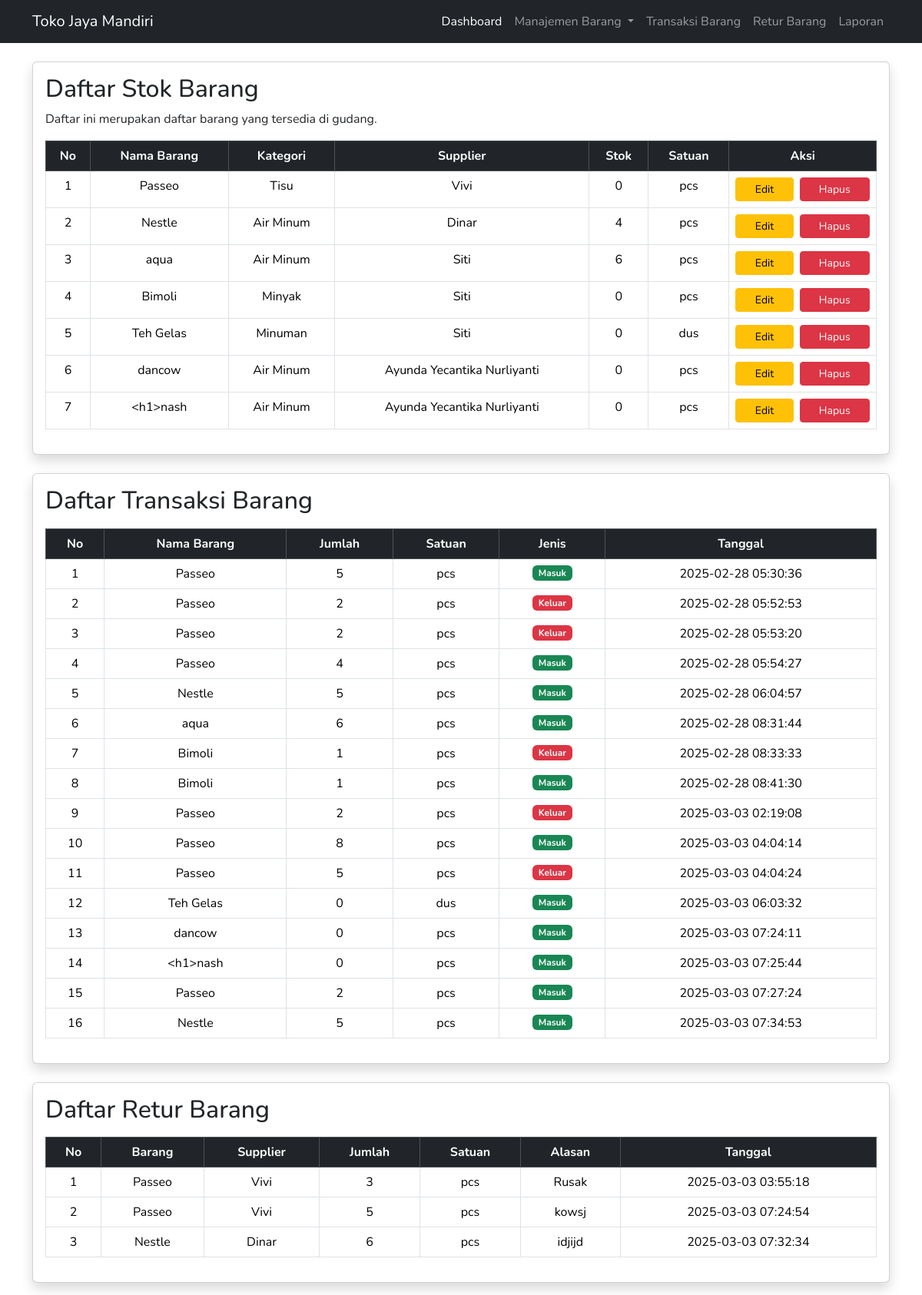
The page / on the database its author committed.
### tables this page shows
CREATE TABLE `barang` (
  `id` int(11) NOT NULL,
  `nama_barang` varchar(255) NOT NULL,
  `stok` int(11) NOT NULL DEFAULT 0,
  `kategori_id` int(11) DEFAULT NULL,
  `supplier_id` int(11) DEFAULT NULL,
  `satuan` varchar(20) NOT NULL DEFAULT 'pcs'
);

CREATE TABLE `kategori` (
  `id` int(11) NOT NULL,
  `nama_kategori` varchar(255) NOT NULL
);

CREATE TABLE `supplier` (
  `id` int(11) NOT NULL,
  `nama` varchar(255) NOT NULL,
  `kontak` varchar(100) NOT NULL,
  `alamat` text NOT NULL,
  `created_at` timestamp NOT NULL DEFAULT current_timestamp()
);

CREATE TABLE `transaksi` (
  `id` int(11) NOT NULL,
  `barang_id` int(11) NOT NULL,
  `jumlah` int(11) NOT NULL,
  `jenis` enum('masuk','keluar') NOT NULL,
  `tanggal` timestamp NOT NULL DEFAULT current_timestamp()
);

CREATE TABLE `retur_barang` (
  `id` int(11) NOT NULL,
  `barang_id` int(11) NOT NULL,
  `supplier_id` int(11) NOT NULL,
  `jumlah` int(11) NOT NULL,
  `alasan` text NOT NULL,
  `tanggal` timestamp NOT NULL DEFAULT current_timestamp(),
  `status` enum('Pending','Selesai') DEFAULT 'Pending'
);

### config/config.php (called while the page is built)
<?php
$base_url = "http://localhost/StokBarang";
?>

### index.php (the view, shortened to what this page needs)
<?php
include "config/database.php";
include "partials/navbar.php";
mysqli_query($conn, "SET @rownum = 0");
$result = mysqli_query($conn, "SELECT (@rownum := @rownum + 1) AS nomor,
                                      barang.id, barang.nama_barang, kategori.nama_kategori,
                                      kategori.id AS kategori_id, supplier.id AS supplier_id,
                                      barang.stok, supplier.nama AS nama_supplier, barang.satuan
                               FROM barang
                               LEFT JOIN kategori ON barang.kategori_id = kategori.id
                               LEFT JOIN supplier ON barang.supplier_id = supplier.id");
$query = "SELECT transaksi.*, barang.nama_barang, barang.satuan FROM transaksi
          JOIN barang ON transaksi.barang_id = barang.id
          WHERE 1=1";
$transaksi = mysqli_query($conn, $query);
?>
<!DOCTYPE html>
<html lang="id">
<head>
    <link href="https://cdn.jsdelivr.net/npm/bootstrap@5.3.2/dist/css/bootstrap.min.css" rel="stylesheet">
</head>
<body>
<div class="container mt-4 mb-3">
    <div class="card shadow">
        <div class="card-body">
            <h2>Daftar Stok Barang</h2>
            <p>Daftar ini merupakan daftar barang yang tersedia di gudang.</p>
            <table class="table table-bordered">
                <thead class="table-dark text-center">
                    <tr>
                        <th>No</th>
                        <th>Nama Barang</th>
                        <th>Kategori</th>
                        <th>Supplier</th>
                        <th>Stok</th>
                        <th>Satuan</th>
                        <th>Aksi</th>
                    </tr>
                </thead>
                <tbody>
                    <?php while ($row = mysqli_fetch_assoc($result)) { ?>
                        <tr class="text-center">
                            <td><?= $row['nomor']; ?></td>
                            <td><?= $row['nama_barang']; ?></td>
                            <td><?= $row['nama_kategori'] ?: "Tidak ada kategori"; ?></td>
                            <td><?= $row['nama_supplier'] ?: "Tidak ada supplier"; ?></td>
                            <td><?= $row['stok']; ?></td>
                            <td><?= $row['satuan']; ?></td>
                            <td>
                                <div class="d-md-inline-flex d-grid gap-2 w-100">
                                <button class="btn btn-warning btn-sm flex-fill"
                                    data-id="<?= $row['id']; ?>"
                                    data-nama="<?= htmlspecialchars($row['nama_barang']); ?>"
                                    data-kategori="<?= $row['kategori_id'] ?? ''; ?>"
                                    data-supplier="<?= $row['supplier_id'] ?? ''; ?>"
                                    data-satuan="<?= htmlspecialchars($row['satuan']); ?>"
                                    onclick="openEditBarangModal(this)">
                                    Edit
                                </button>
                                    <button class="btn btn-danger btn-sm flex-fill"
                                        onclick="confirmDelete(<?= $row['id']; ?>, '<?= htmlspecialchars($row['nama_barang']); ?>')">
                                        Hapus
                                    </button>
                                </div>
                            </td>
                        </tr>
                    <?php } ?>
                </tbody>
            </table>
        </div>
    </div>
</div>
<div class="container mt-4 mb-3">
    <div class="card shadow">
        <div class="card-body">
            <h2>Daftar Transaksi Barang</h2>
            <table class="table table-bordered mt-3">
                <thead class="table-dark text-center">
                    <tr>
                        <th>No</th>
                        <th>Nama Barang</th>
                        <th>Jumlah</th>
                        <th>Satuan</th>
                        <th>Jenis</th>
                        <th>Tanggal</th>
                    </tr>
                </thead>
                <tbody>
                    <?php
                    $no = 1;
                    while ($row = mysqli_fetch_assoc($transaksi)) { ?>
                        <tr class="text-center">
                            <td><?= $no++; ?></td>
                            <td><?= $row['nama_barang']; ?></td>
                            <td><?= $row['jumlah']; ?></td>
                            <td><?= $row['satuan']; ?></td>
                            <td><span class="badge bg-<?= $row['jenis'] == 'masuk' ? 'success' : 'danger' ?>">
                                <?= ucfirst($row['jenis']); ?>
                            </span></td>
                            <td><?= $row['tanggal']; ?></td>
                        </tr>
                    <?php } ?>
                </tbody>
            </table>
        </div>
    </div>
</div>
<div class="container mt-4 mb-3">
    <div class="card shadow">
        <div class="card-body">
            <h2>Daftar Retur Barang</h2>
            <table class="table table-bordered mt-3">
                <thead class="table-dark text-center">
                    <tr>
                        <th>No</th>
                        <th>Barang</th>
                        <th>Supplier</th>
                        <th>Jumlah</th>
                        <th>Satuan</th>
                        <th>Alasan</th>
                        <th>Tanggal</th>
                    </tr>
                </thead>
                <tbody>
                    <?php
                    $retur_result = mysqli_query($conn, "SELECT
                                                                        ROW_NUMBER() OVER (ORDER BY retur_barang.tanggal ASC, retur_barang.id ASC) AS row_num,
                                                                        retur_barang.id,
                                                                        barang.nama_barang,
                                                                        supplier.nama AS nama_supplier,
                                                                        retur_barang.jumlah,
                                                                        barang.satuan,
                                                                        retur_barang.alasan,
                                                                        retur_barang.tanggal
                                                                    FROM retur_barang
                                                                    JOIN barang ON retur_barang.barang_id = barang.id
                                                                    JOIN supplier ON retur_barang.supplier_id = supplier.id
                                                                    ORDER BY retur_barang.tanggal ASC, retur_barang.id ASC");
                    while ($row = mysqli_fetch_assoc($retur_result)) { ?>
                        <tr class="text-center">
                            <td><?= $row['row_num']; ?></td>
                            <td><?= $row['nama_barang']; ?></td>
                            <td><?= $row['nama_supplier']; ?></td>
                            <td><?= $row['jumlah']; ?></td>
                            <td><?= $row['satuan']; ?></td>
                            <td><?= $row['alasan']; ?></td>
                            <td><?= $row['tanggal']; ?></td>
                        </tr>
                    <?php } ?>
                </tbody>
            </table>
        </div>
    </div>
</div>
</body>
</html>

### partials/navbar.php (shortened to what this page needs)
<?php
include dirname(__DIR__) . "/config/config.php";
$current_page = basename($_SERVER['PHP_SELF']);
?>
<head>
</head>
<body>
    <nav class="navbar navbar-expand-lg navbar-dark bg-dark sticky-top">
        <div class="container">
            <a class="navbar-brand" href="<?= $base_url ?>/index.php">Toko Jaya Mandiri</a>
            <div class="collapse navbar-collapse" id="navbarNav">
                <ul class="navbar-nav ms-auto">
                    <li class="nav-item">
                        <a class="nav-link <?= ($current_page == 'index.php') ? 'active' : ''; ?>"
                        href="<?= $base_url ?>/index.php">Dashboard</a>
                    </li>
                    <li class="nav-item dropdown">
                        <a class="nav-link dropdown-toggle <?= ($current_page == 'tambah_barang.php' || $current_page == 'tambah_kategori.php' || $current_page == 'tambah_supplier.php') ? 'active' : ''; ?>"
                        href="#" id="navbarDropdown" role="button" data-bs-toggle="dropdown" aria-expanded="false">
                            Manajemen Barang
                        </a>
                    </li>
                    <li class="nav-item">
                        <a class="nav-link <?= ($current_page == 'transaksi.php') ? 'active' : ''; ?>"
                        href="<?= $base_url ?>/crud/transaksi.php">Transaksi Barang</a>
                    </li>
                    <li class="nav-item">
                        <a class="nav-link <?= ($current_page == 'retur.php') ? 'active' : ''; ?>"
                        href="<?= $base_url ?>/crud/retur.php">Retur Barang</a>
                    </li>
                    <li class="nav-item">
                        <a class="nav-link <?= ($current_page == 'laporan.php') ? 'active' : ''; ?>"
                        href="<?= $base_url ?>/laporan.php">Laporan</a>
                    </li>
                </ul>
            </div>
        </div>
    </nav>
<link href="https://cdn.jsdelivr.net/npm/bootstrap@5.3.2/dist/css/bootstrap.min.css" rel="stylesheet">
</body>

### partials/navbar.php (style rules this page uses)
body { font-family: 'Nunito', sans-serif !important; }
h2 { font-weight: 900; }

### rows shown on the page
barang: nomor "1", nama_barang "Passeo", kategori.nama_kategori "Tisu", supplier.nama "Vivi", stok "0", satuan "pcs"
barang: nomor "2", nama_barang "Nestle", kategori.nama_kategori "Air Minum", supplier.nama "Dinar", stok "4", satuan "pcs"
barang: nomor "3", nama_barang "aqua", kategori.nama_kategori "Air Minum", supplier.nama "Siti", stok "6", satuan "pcs"
barang: nomor "4", nama_barang "Bimoli", kategori.nama_kategori "Minyak", supplier.nama "Siti", stok "0", satuan "pcs"
barang: nomor "5", nama_barang "Teh Gelas", kategori.nama_kategori "Minuman", supplier.nama "Siti", stok "0", satuan "dus"
barang: nomor "6", nama_barang "dancow", kategori.nama_kategori "Air Minum", supplier.nama "Ayunda Yecantika Nurliyanti", stok "0", satuan "pcs"
barang: nomor "7", nama_barang "<h1>nash", kategori.nama_kategori "Air Minum", supplier.nama "Ayunda Yecantika Nurliyanti", stok "0", satuan "pcs"
transaksi: barang.nama_barang "Passeo", jumlah "5", barang.satuan "pcs", jenis "Masuk", tanggal "2025-02-28 05:30:36"
transaksi: barang.nama_barang "Passeo", jumlah "2", barang.satuan "pcs", jenis "Keluar", tanggal "2025-02-28 05:52:53"
transaksi: barang.nama_barang "Passeo", jumlah "2", barang.satuan "pcs", jenis "Keluar", tanggal "2025-02-28 05:53:20"
transaksi: barang.nama_barang "Passeo", jumlah "4", barang.satuan "pcs", jenis "Masuk", tanggal "2025-02-28 05:54:27"
transaksi: barang.nama_barang "Nestle", jumlah "5", barang.satuan "pcs", jenis "Masuk", tanggal "2025-02-28 06:04:57"
transaksi: barang.nama_barang "aqua", jumlah "6", barang.satuan "pcs", jenis "Masuk", tanggal "2025-02-28 08:31:44"
transaksi: barang.nama_barang "Bimoli", jumlah "1", barang.satuan "pcs", jenis "Keluar", tanggal "2025-02-28 08:33:33"
transaksi: barang.nama_barang "Bimoli", jumlah "1", barang.satuan "pcs", jenis "Masuk", tanggal "2025-02-28 08:41:30"
transaksi: barang.nama_barang "Passeo", jumlah "2", barang.satuan "pcs", jenis "Keluar", tanggal "2025-03-03 02:19:08"
transaksi: barang.nama_barang "Passeo", jumlah "8", barang.satuan "pcs", jenis "Masuk", tanggal "2025-03-03 04:04:14"
transaksi: barang.nama_barang "Passeo", jumlah "5", barang.satuan "pcs", jenis "Keluar", tanggal "2025-03-03 04:04:24"
transaksi: barang.nama_barang "Teh Gelas", jumlah "0", barang.satuan "dus", jenis "Masuk", tanggal "2025-03-03 06:03:32"
transaksi: barang.nama_barang "dancow", jumlah "0", barang.satuan "pcs", jenis "Masuk", tanggal "2025-03-03 07:24:11"
transaksi: barang.nama_barang "<h1>nash", jumlah "0", barang.satuan "pcs", jenis "Masuk", tanggal "2025-03-03 07:25:44"
transaksi: barang.nama_barang "Passeo", jumlah "2", barang.satuan "pcs", jenis "Masuk", tanggal "2025-03-03 07:27:24"
transaksi: barang.nama_barang "Nestle", jumlah "5", barang.satuan "pcs", jenis "Masuk", tanggal "2025-03-03 07:34:53"
retur_barang: row_num "1", barang.nama_barang "Passeo", supplier.nama "Vivi", jumlah "3", barang.satuan "pcs", alasan "Rusak", tanggal "2025-03-03 03:55:18"
retur_barang: row_num "2", barang.nama_barang "Passeo", supplier.nama "Vivi", jumlah "5", barang.satuan "pcs", alasan "kowsj", tanggal "2025-03-03 07:24:54"
retur_barang: row_num "3", barang.nama_barang "Nestle", supplier.nama "Dinar", jumlah "6", barang.satuan "pcs", alasan "idjijd", tanggal "2025-03-03 07:32:34"
